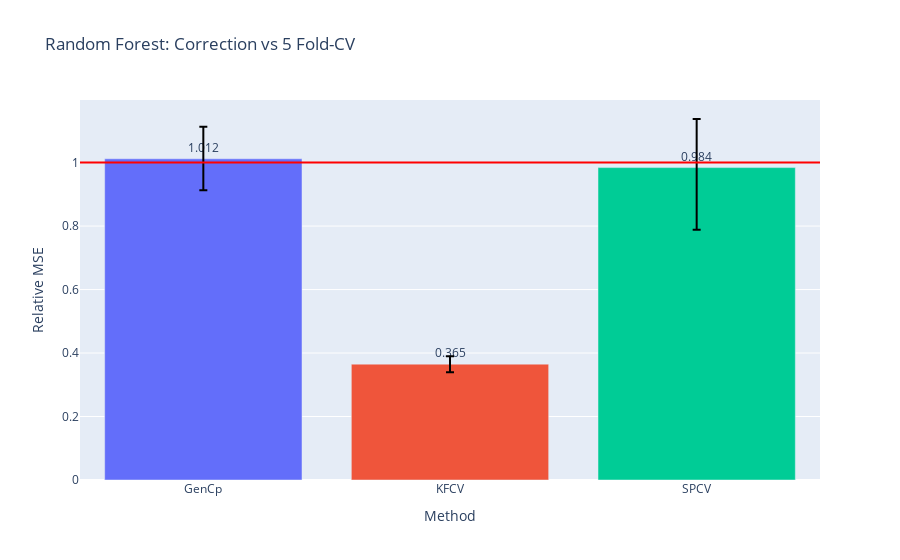

The notebook cell this image was saved under:
### Code cell
fig = go.Figure()
fig.add_trace(go.Bar(
    x=df.columns, 
    y=(df/risk).mean(),
    marker_color=px.colors.qualitative.Plotly,
    text=np.around((df/risk).mean(),3),
    textposition='outside',
    error_y=dict(
        type='data',
        color='black',
        symmetric=False,
        array=(df/risk).quantile(.75) - (df/risk).mean(),
        arrayminus=(df/risk).mean() - (df/risk).quantile(.25))
#         array=(df/risk).mean() + (df/risk).std(),
#         arrayminus=(df/risk).mean() - (df/risk).std())
))
# fig.add_trace(go.Bar(
#     name='Experimental',
#     x=['GenCp', 'KFCV', 'SPCV'], y=(df/risk).mean(),
#     error_y=dict(type='data', array=[1, 2])
# ))
# fig.update_layout(barmode='group')
fig.add_hline(y=1., line_color='red')
fig.update_layout(
#     title=f"CRL_\u03B1{alpha}_\u03B4{delta}_snr{snr}_nk{noise_kernel}_nls{noise_length_scale}_nv{noise_nu}_Xk{X_kernel}_Xls{X_length_scale}_Xv{X_nu}",
    title=f"Random Forest: Correction vs 5 Fold-CV",
    xaxis_title="Method",
    yaxis_title="Relative MSE",
#     legend_title="Legend Title",
#     font=dict(
#         family="Courier New, monospace",
#         size=18,
#         color="RebeccaPurple"
#     )
)
barfp = os.path.expanduser(savedir + fig.layout.title['text'] + ".jpeg")
fig.write_image(os.path.expanduser(barfp))
fig.show()

### Figure 1 — Plotly figure (JSON) as saved in the notebook; plotly's stock layout.template omitted (floating-point values rounded to 4 significant figures)
{"data": [{"error_y": {"array": [0.1011, 0.02446, 0.1531], "arrayminus": [0.09919, 0.02575, 0.1959], "color": "black", "symmetric": false, "type": "data"}, "marker": {"color": ["#636EFA", "#EF553B", "#00CC96", "#AB63FA", "#FFA15A", "#19D3F3", "#FF6692", "#B6E880", "#FF97FF", "#FECB52"]}, "text": [1.012, 0.365, 0.984], "textposition": "outside", "type": "bar", "x": ["GenCp", "KFCV", "SPCV"], "y": [1.012, 0.365, 0.9841]}], "layout": {"shapes": [{"line": {"color": "red"}, "type": "line", "x0": 0, "x1": 1, "xref": "x domain", "y0": 1, "y1": 1, "yref": "y"}], "title": {"text": "Random Forest: Correction vs 5 Fold-CV"}, "xaxis": {"title": {"text": "Method"}}, "yaxis": {"title": {"text": "Relative MSE"}}}}
